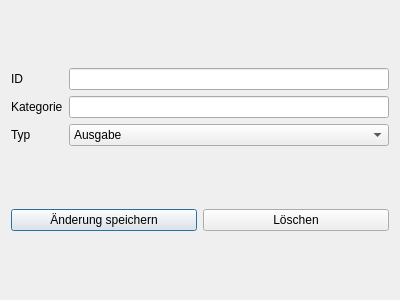
<?xml version="1.0" encoding="UTF-8"?>
<ui version="4.0">
 <class>Dialog</class>
 <widget class="QDialog" name="Dialog">
  <property name="geometry">
   <rect>
    <x>0</x>
    <y>0</y>
    <width>400</width>
    <height>300</height>
   </rect>
  </property>
  <property name="windowTitle">
   <string>Dialog</string>
  </property>
  <layout class="QGridLayout" name="gridLayout_2">
   <item row="0" column="0">
    <layout class="QGridLayout" name="gridLayout">
     <item row="0" column="0">
      <widget class="QLabel" name="label">
       <property name="text">
        <string>ID</string>
       </property>
      </widget>
     </item>
     <item row="1" column="0">
      <widget class="QLabel" name="label_2">
       <property name="text">
        <string>Kategorie</string>
       </property>
      </widget>
     </item>
     <item row="2" column="0">
      <widget class="QLabel" name="label_3">
       <property name="text">
        <string>Typ</string>
       </property>
      </widget>
     </item>
     <item row="0" column="1">
      <widget class="QLineEdit" name="lineEditId">
       <property name="readOnly">
        <bool>true</bool>
       </property>
      </widget>
     </item>
     <item row="1" column="1">
      <widget class="QLineEdit" name="lineEditCategory"/>
     </item>
     <item row="2" column="1">
      <widget class="QComboBox" name="comboBoxTyp">
       <item>
        <property name="text">
         <string>Ausgabe</string>
        </property>
       </item>
       <item>
        <property name="text">
         <string>Einnahme</string>
        </property>
       </item>
      </widget>
     </item>
    </layout>
   </item>
   <item row="1" column="0">
    <layout class="QHBoxLayout" name="horizontalLayout">
     <item>
      <widget class="QPushButton" name="btnSave">
       <property name="text">
        <string>Änderung speichern</string>
       </property>
      </widget>
     </item>
     <item>
      <widget class="QPushButton" name="btnDelete">
       <property name="text">
        <string>Löschen</string>
       </property>
      </widget>
     </item>
    </layout>
   </item>
  </layout>
 </widget>
 <resources/>
 <connections/>
</ui>
